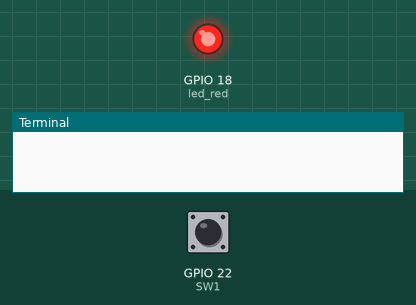
The program below on a simulated Raspberry Pi (BCM pin numbers). Parts: output pins drawn as LEDs (lit = HIGH), the last lines printed to the terminal. Inputs (shaded band) come from the test bench; at power-on: GPIO 22 (SW1) HIGH.

Above: at 1.2 s.
1.3 s: GPIO 22 (SW1) pulled LOW for 3.2 s
At 4.8 s:
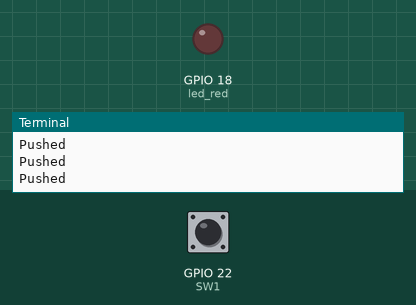
6.0 s: GPIO 22 (SW1) pulled LOW for 0.15 s
At 7.2 s:
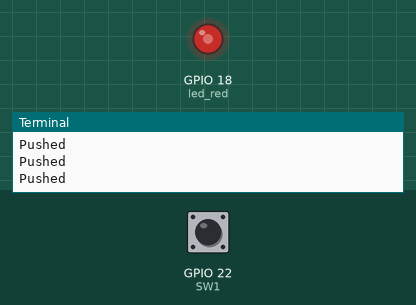
7.6 s: GPIO 22 (SW1) pulled LOW for 1 s
At 8.0 s:
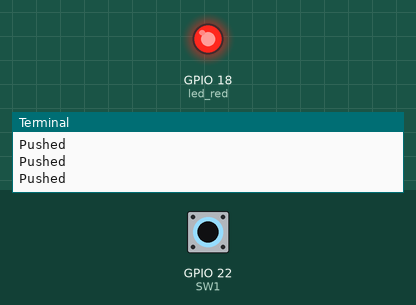
Timing chart, 0 to 10.6 s (numbered marks = the images above; inputs shaded):
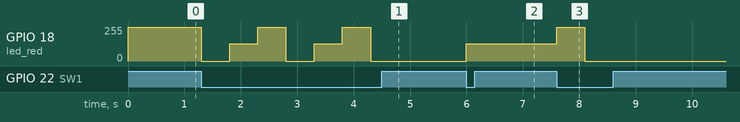

The program:

challenge122.py
```python
import RPi.GPIO as GPIO
import time

SW1 = 22
led_red = 18
brightness = [0, 50, 100]
count = 0

GPIO.setwarnings(False)
GPIO.setmode(GPIO.BCM)

GPIO.setup(led_red, GPIO.OUT)
GPIO.setup(SW1, GPIO.IN, pull_up_down=GPIO.PUD_UP)

pwm = GPIO.PWM(led_red, 100)
pwm.start(100)

try:
    while True:
        buttoninput = GPIO.input(SW1)
        if buttoninput == GPIO.LOW:
            print("Pushed")
            pwm.ChangeDutyCycle(brightness[count])
            count = (count + 1) % 3
            time.sleep(0.5)
except KeyboardInterrupt:
    GPIO.cleanup()        
```

Measured:
- after the input at 1.3 s, GPIO 18 (led_red): 255/255 → 0/255 at once, → 128/255 0.50 s later, → 255/255 0.50 s later, → 0/255 0.50 s later, … (7 changes in this stretch)
- after the input at 6.0 s, GPIO 18 (led_red): 0/255 → 128/255 at once
- after the input at 7.6 s, GPIO 18 (led_red): 128/255 → 255/255 at once, → 0/255 0.50 s later
